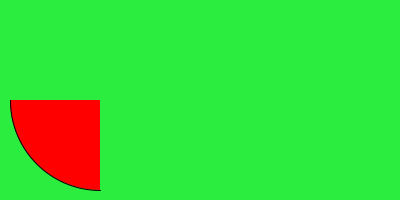
Frame 1 (no input)
Frame 60 (the mouse pressed at the canvas centre just before this capture): identical to frame 1, image omitted
Frame 120 (the mouse held since frame 60 and released just before this capture): identical to frame 1, image omitted

The Processing sketch that drew this single still picture (run headless with seeded random() and noise(); from frame 60 on, the mouse is pressed at the canvas centre):

// Processing sketch: week16_3
// ── week16_3.pde
void setup(){
   size(400,200);
   fill(255,0,0);
   textSize(40);
}
void draw(){
   background(43,237,64);
   arc(100,100,180,180,radians(90),radians(180));
}
